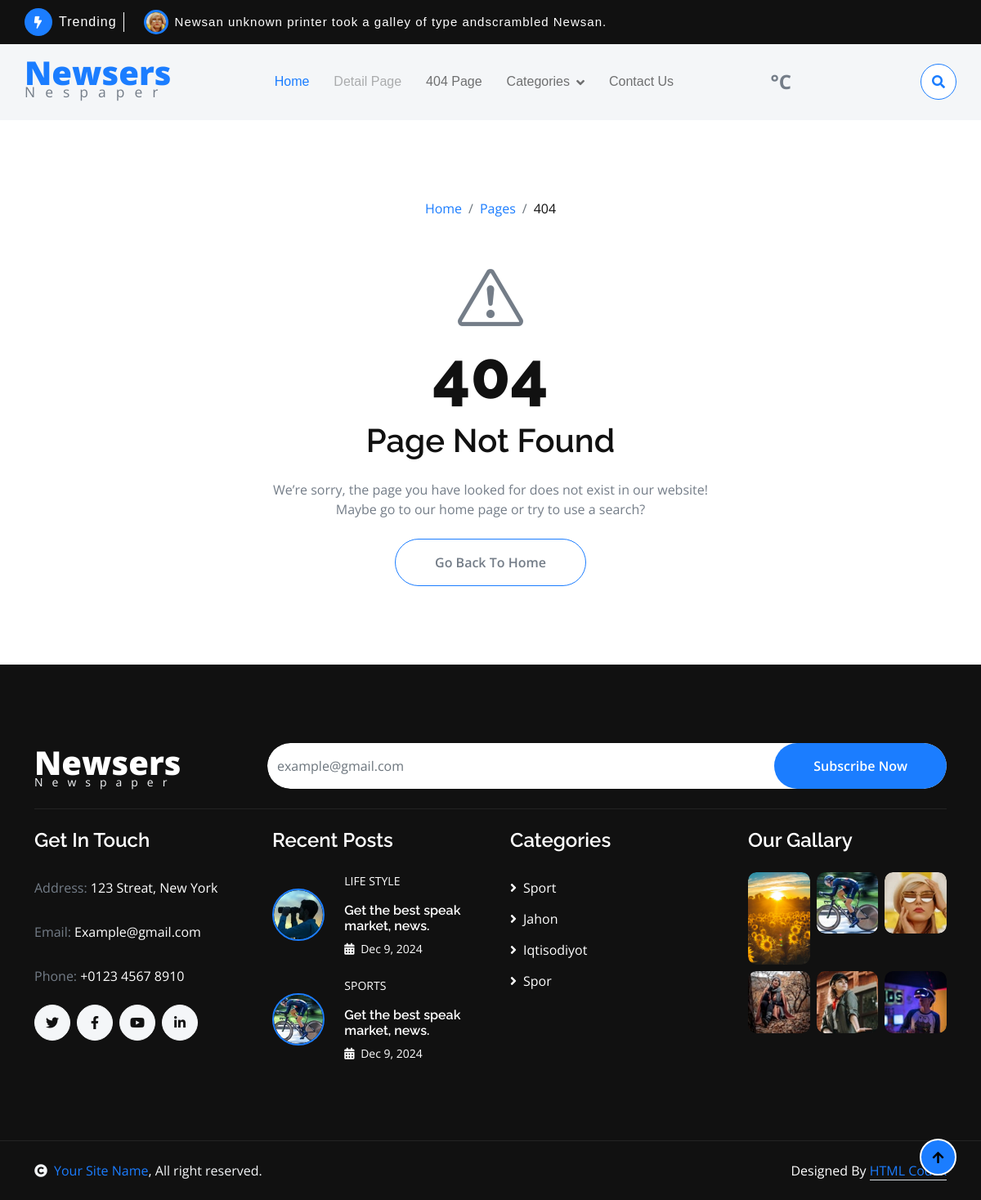
Screenshot of /page404/ with the database file from the repository.
### main/models.py (models this page shows, shortened)
class Category(models.Model):
    name = models.CharField(max_length=255)

### main/views.py (the view)
# urls.py: path('page404/', Page404View.as_view(), name='404page'),
class Page404View(View):
    def get(self, request):
        return render(request, '404.html')

### templates/404.html (shortened to what this page needs)
{% extends 'base.html' %}
{% load static %}
{% block content %}
        <div class="container-fluid py-5">
            <div class="container py-5 text-center">
                <ol class="breadcrumb justify-content-center mb-5">
                    <li class="breadcrumb-item"><a href="{% url 'home' %}">Home</a></li>
                    <li class="breadcrumb-item"><a href="#">Pages</a></li>
                    <li class="breadcrumb-item active text-dark">404</li>
                </ol>
                <div class="row justify-content-center">
                    <div class="col-lg-6">
                        <i class="bi bi-exclamation-triangle display-1 text-secondary"></i>
                        <h1 class="display-1">404</h1>
                        <h1 class="mb-4">Page Not Found</h1>
                        <p class="mb-4">We’re sorry, the page you have looked for does not exist in our website! Maybe go to our home page or try to use a search?</p>
                        <a class="btn link-hover border border-primary rounded-pill py-3 px-5" href="{% url 'home' %}">Go Back To Home</a>
                    </div>
                </div>
            </div>
        </div>
       {% endblock %}

### templates/base.html (shortened to what this page needs)
<!DOCTYPE html>
{% load static %}
<html lang="en">
    <head>
        <link rel="stylesheet" href="https://use.fontawesome.com/releases/v5.15.4/css/all.css"/>
        <link href="https://cdn.jsdelivr.net/npm/bootstrap-icons@1.4.1/font/bootstrap-icons.css" rel="stylesheet">
        <link href="{% static 'lib/animate/animate.min.css' %}" rel="stylesheet">
        <link href="{% static 'lib/owlcarousel/assets/owl.carousel.min.css' %}" rel="stylesheet">
        <link href="{% static 'css/bootstrap.min.css' %}" rel="stylesheet">
        <link href="{% static 'css/style.css' %}" rel="stylesheet">
    </head>
    <body>
        <div class="container-fluid sticky-top px-0">
            <div class="container-fluid topbar bg-dark d-none d-lg-block">
                <div class="container px-0">
                    <div class="topbar-top d-flex justify-content-between flex-lg-wrap">
                        <div class="top-info flex-grow-0">
                            <span class="rounded-circle btn-sm-square bg-primary me-2">
                                <i class="fas fa-bolt text-white"></i>
                            </span>
                            <div class="pe-2 me-3 border-end border-white d-flex align-items-center">
                                <p class="mb-0 text-white fs-6 fw-normal">Trending</p>
                            </div>
                            <div class="overflow-hidden" style="width: 735px;">
                                <div id="note" class="ps-2">
                                    <img src="{% static 'img/features-fashion.jpg' %}" class="img-fluid rounded-circle border border-3 border-primary me-2" style="width: 30px; height: 30px;" alt="">
                                    <a href="#"><p class="text-white mb-0 link-hover">Newsan unknown printer took a galley of type andscrambled Newsan.</p></a>
                                </div>
                            </div>
                        </div>
                    </div>
                </div>
            </div>
            <div class="container-fluid bg-light">
                <div class="container px-0">
                    <nav class="navbar navbar-light navbar-expand-xl">
                        <a href="{% url 'home' %}" class="navbar-brand mt-3">
                            <p class="text-primary display-6 mb-2" style="line-height: 0;">Newsers</p>
                            <small class="text-body fw-normal" style="letter-spacing: 12px;">Nespaper</small>
                        </a>
                        <div class="collapse navbar-collapse bg-light py-3" id="navbarCollapse">
                            <div class="navbar-nav mx-auto border-top">
                                <a href="{% url 'home' %}" class="nav-item nav-link active">Home</a>
                                {% if articles and articles.0.slug %}
                                <a href="{% url 'article-details' slug=articles.0.slug %}" class="nav-item nav-link">Detail Page</a>
                                    {% else %}
                                        <a href="#" class="nav-item nav-link disabled">Detail Page</a>
                                    {% endif %}
                                <a href="/page404/" class="nav-item nav-link">404 Page</a>
                                <div class="nav-item dropdown">
                                    <a href="#" class="nav-link dropdown-toggle" data-bs-toggle="dropdown">Categories</a>
                                </div>
                                <a href="{% url 'contact-us' %}" class="nav-item nav-link">Contact Us</a>
                            </div>
                            <div class="d-flex flex-nowrap border-top pt-3 pt-xl-0">
                                <div class="d-flex">
                                    <div class="d-flex align-items-center">
                                        <strong class="fs-4 text-secondary">{{weather.current.temp_c}}°C</strong>
                                    </div>
                                </div>
                                <button class="btn-search btn border border-primary btn-md-square rounded-circle bg-white my-auto" data-bs-toggle="modal" data-bs-target="#searchModal"><i class="fas fa-search text-primary"></i></button>
                            </div>
                        </div>
                    </nav>
                </div>
            </div>
        </div>
    {% block content %} {% endblock %}
        <div class="container-fluid bg-dark footer py-5">
            <div class="container py-5">
                <div class="pb-4 mb-4" style="border-bottom: 1px solid rgba(255, 255, 255, 0.08);">
                    <div class="row g-4">
                        <div class="col-lg-3">
                            <a href="#" class="d-flex flex-column flex-wrap">
                                <p class="text-white mb-0 display-6">Newsers</p>
                                <small class="text-light" style="letter-spacing: 11px; line-height: 0;">Newspaper</small>
                            </a>
                        </div>
                        <div class="col-lg-9">
                            <div class="d-flex position-relative rounded-pill overflow-hidden">
                                <input class="form-control border-0 w-100 py-3 rounded-pill" type="email" placeholder="example@gmail.com">
                                <button type="submit" class="btn btn-primary border-0 py-3 px-5 rounded-pill text-white position-absolute" style="top: 0; right: 0;">Subscribe Now</button>
                            </div>
                        </div>
                    </div>
                </div>
                <div class="row g-5">
                    <div class="col-lg-6 col-xl-3">
                        <div class="footer-item-1">
                            <h4 class="mb-4 text-white">Get In Touch</h4>
                            <p class="text-secondary line-h">Address: <span class="text-white">123 Streat, New York</span></p>
                            <p class="text-secondary line-h">Email: <span class="text-white">Example@gmail.com</span></p>
                            <p class="text-secondary line-h">Phone: <span class="text-white">+0123 4567 8910</span></p>
                            <div class="d-flex line-h">
                                <a class="btn btn-light me-2 btn-md-square rounded-circle" href=""><i class="fab fa-twitter text-dark"></i></a>
                                <a class="btn btn-light me-2 btn-md-square rounded-circle" href=""><i class="fab fa-facebook-f text-dark"></i></a>
                                <a class="btn btn-light me-2 btn-md-square rounded-circle" href=""><i class="fab fa-youtube text-dark"></i></a>
                                <a class="btn btn-light btn-md-square rounded-circle" href=""><i class="fab fa-linkedin-in text-dark"></i></a>
                            </div>
                        </div>
                    </div>
                    <div class="col-lg-6 col-xl-3">
                        <div class="footer-item-2">
                            <div class="d-flex flex-column mb-4">
                                <h4 class="mb-4 text-white">Recent Posts</h4>
                                <a href="#">
                                    <div class="d-flex align-items-center">
                                        <div class="rounded-circle border border-2 border-primary overflow-hidden">
                                            <img src="img/footer-1.jpg" class="img-zoomin img-fluid rounded-circle w-100" alt="">
                                        </div>
                                        <div class="d-flex flex-column ps-4">
                                            <p class="text-uppercase text-white mb-3">Life Style</p>
                                            <a href="#" class="h6 text-white">
                                                Get the best speak market, news.
                                            </a>
                                            <small class="text-white d-block"><i class="fas fa-calendar-alt me-1"></i> Dec 9, 2024</small>
                                        </div>
                                    </div>
                                </a>
                            </div>
                            <div class="d-flex flex-column">
                                <a href="#">
                                    <div class="d-flex align-items-center">
                                        <div class="rounded-circle border border-2 border-primary overflow-hidden">
                                            <img src="img/footer-2.jpg" class="img-zoominimg-fluid rounded-circle w-100" alt="">
                                        </div>
                                        <div class="d-flex flex-column ps-4">
                                            <p class="text-uppercase text-white mb-3">Sports</p>
                                            <a href="#" class="h6 text-white">
                                                Get the best speak market, news.
                                            </a>
                                            <small class="text-white d-block"><i class="fas fa-calendar-alt me-1"></i> Dec 9, 2024</small>
                                        </div>
                                    </div>
                                </a>
                            </div>
                        </div>
                    </div>
                    <div class="col-lg-6 col-xl-3">
                        <div class="d-flex flex-column text-start footer-item-3">
                            <h4 class="mb-4 text-white">Categories</h4>
                            {% for category in categories %}
                            <a class="btn-link text-white" href="/categories/{{ category.id }}/articles/"><i class="fas fa-angle-right text-white me-2"></i>{{category.name}}</a>
                            {% endfor %}
                        </div>
                    </div>
                    <div class="col-lg-6 col-xl-3">
                        <div class="footer-item-4">
                            <h4 class="mb-4 text-white">Our Gallary</h4>
                            <div class="row g-2">
                                <div class="col-4">
                                    <div class="rounded overflow-hidden">
                                        <img src="{% static 'img/shine.jpg' %}"  class="img-zoomin img-fluid rounded" alt="">
                                    </div>
                               </div>
                               <div class="col-4">
                                    <div class="rounded overflow-hidden">
                                        <img src="img/footer-2.jpg" class="img-zoomin img-fluid rounded w-100" alt="">
                                    </div>
                               </div>
                                <div class="col-4">
                                    <div class="rounded overflow-hidden">
                                        <img src="img/footer-3.jpg" class="img-zoomin img-fluid rounded w-100" alt="">
                                    </div>
                               </div>
                                <div class="col-4">
                                    <div class="rounded overflow-hidden">
                                        <img src="img/footer-4.jpg" class="img-zoomin img-fluid rounded w-100" alt="">
                                    </div>
                               </div>
                                <div class="col-4">
                                    <div class="rounded overflow-hidden">
                                        <img src="img/footer-5.jpg" class="img-zoomin img-fluid rounded w-100" alt="">
                                    </div>
                               </div>
                               <div class="col-4">
                                <div class="rounded overflow-hidden">
                                    <img src="img/footer-6.jpg" class="img-zoomin img-fluid rounded w-100" alt="">
                                </div>
                           </div>
                            </div>
                        </div>
                    </div>
                </div>
            </div>
        </div>
        <div class="container-fluid copyright bg-dark py-4">
            <div class="container">
                <div class="row">
                    <div class="col-md-6 text-center text-md-start mb-3 mb-md-0">
                        <span class="text-light"><a href="#"><i class="fas fa-copyright text-light me-2"></i>Your Site Name</a>, All right reserved.</span>
                    </div>
                    <div class="col-md-6 my-auto text-center text-md-end text-white">
                        Designed By <a class="border-bottom" href="https://htmlcodex.com">HTML Codex</a>
                    </div>
                </div>
            </div>
        </div>
        <a href="#" class="btn btn-primary border-2 border-white rounded-circle back-to-top"><i class="fa fa-arrow-up"></i></a>
    </body>
</html>

### rows the page displays
Category: name "Sport"
Category: name "Jahon"
Category: name "Iqtisodiyot"
Category: name "Spor"
